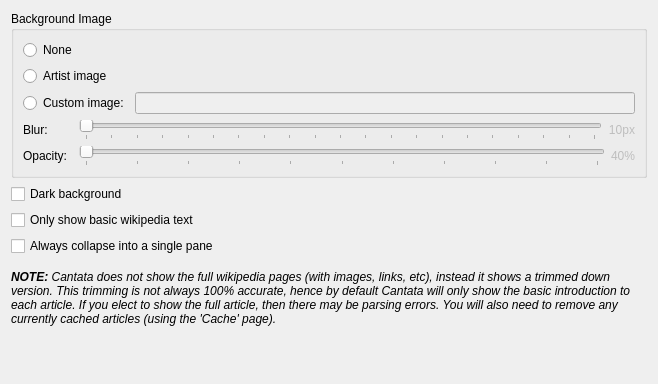
<?xml version="1.0" encoding="UTF-8"?>
<ui version="4.0">
 <class>OtherSettings</class>
 <widget class="QWidget" name="OtherSettings">
  <property name="geometry">
   <rect>
    <x>0</x>
    <y>0</y>
    <width>658</width>
    <height>384</height>
   </rect>
  </property>
  <layout class="QVBoxLayout" name="verticalLayout">
   <item>
    <widget class="QGroupBox" name="groupBox">
     <property name="sizePolicy">
      <sizepolicy hsizetype="MinimumExpanding" vsizetype="Preferred">
       <horstretch>0</horstretch>
       <verstretch>0</verstretch>
      </sizepolicy>
     </property>
     <property name="title">
      <string>Background Image</string>
     </property>
     <layout class="QGridLayout" name="gridLayout">
      <item row="0" column="0" colspan="3">
       <widget class="QRadioButton" name="contextBackdrop_none">
        <property name="text">
         <string>None</string>
        </property>
       </widget>
      </item>
      <item row="1" column="0" colspan="3">
       <widget class="QRadioButton" name="contextBackdrop_artist">
        <property name="text">
         <string>Artist image</string>
        </property>
       </widget>
      </item>
      <item row="2" column="0" colspan="2">
       <widget class="QRadioButton" name="contextBackdrop_custom">
        <property name="text">
         <string>Custom image:</string>
        </property>
       </widget>
      </item>
      <item row="2" column="2">
       <widget class="PathRequester" name="contextBackdropFile">
        <property name="enabled">
         <bool>false</bool>
        </property>
        <property name="sizePolicy">
         <sizepolicy hsizetype="MinimumExpanding" vsizetype="Fixed">
          <horstretch>0</horstretch>
          <verstretch>0</verstretch>
         </sizepolicy>
        </property>
       </widget>
      </item>
      <item row="3" column="0">
       <widget class="QLabel" name="label_4b">
        <property name="text">
         <string>Blur:</string>
        </property>
       </widget>
      </item>
      <item row="3" column="1" colspan="2">
       <layout class="QHBoxLayout" name="contextBackdropBlurLayout">
        <property name="margin">
         <number>0</number>
        </property>
        <item>
         <widget class="QSlider" name="contextBackdropBlur">
          <property name="enabled">
           <bool>false</bool>
          </property>
          <property name="maximum">
           <number>20</number>
          </property>
          <property name="pageStep">
           <number>1</number>
          </property>
          <property name="orientation">
           <enum>Qt::Horizontal</enum>
          </property>
          <property name="tickPosition">
           <enum>QSlider::TicksBelow</enum>
          </property>
          <property name="tickInterval">
           <number>1</number>
          </property>
         </widget>
        </item>
        <item>
         <widget class="QLabel" name="contextBackdropBlurLabel">
          <property name="enabled">
           <bool>false</bool>
          </property>
          <property name="text">
           <string>10px</string>
          </property>
          <property name="alignment">
           <set>Qt::AlignRight|Qt::AlignTrailing|Qt::AlignVCenter</set>
          </property>
         </widget>
        </item>
       </layout>
      </item>
      <item row="4" column="0">
       <widget class="QLabel" name="label_4">
        <property name="text">
         <string>Opacity:</string>
        </property>
       </widget>
      </item>
      <item row="4" column="1" colspan="2">
       <layout class="QHBoxLayout" name="contextBackdropOpacityLayout">
        <property name="margin">
         <number>0</number>
        </property>
        <item>
         <widget class="QSlider" name="contextBackdropOpacity">
          <property name="enabled">
           <bool>false</bool>
          </property>
          <property name="maximum">
           <number>100</number>
          </property>
          <property name="pageStep">
           <number>10</number>
          </property>
          <property name="orientation">
           <enum>Qt::Horizontal</enum>
          </property>
          <property name="tickPosition">
           <enum>QSlider::TicksBelow</enum>
          </property>
          <property name="tickInterval">
           <number>10</number>
          </property>
         </widget>
        </item>
        <item>
         <widget class="QLabel" name="contextBackdropOpacityLabel">
          <property name="enabled">
           <bool>false</bool>
          </property>
          <property name="text">
           <string>40%</string>
          </property>
          <property name="alignment">
           <set>Qt::AlignRight|Qt::AlignTrailing|Qt::AlignVCenter</set>
          </property>
         </widget>
        </item>
       </layout>
      </item>
     </layout>
    </widget>
   </item>
   <item>
    <widget class="QCheckBox" name="contextDarkBackground">
     <property name="text">
      <string>Dark background</string>
     </property>
    </widget>
   </item>
   <item>
    <widget class="QCheckBox" name="wikipediaIntroOnly">
     <property name="text">
      <string>Only show basic wikipedia text</string>
     </property>
    </widget>
   </item>
   <item>
    <widget class="QCheckBox" name="contextAlwaysCollapsed">
     <property name="text">
      <string>Always collapse into a single pane</string>
     </property>
    </widget>
   </item>
   <item>
    <spacer name="verticalSpacer">
     <property name="orientation">
      <enum>Qt::Vertical</enum>
     </property>
     <property name="sizeType">
      <enum>QSizePolicy::Fixed</enum>
     </property>
     <property name="sizeHint" stdset="0">
      <size>
       <width>20</width>
       <height>8</height>
      </size>
     </property>
    </spacer>
   </item>
   <item>
    <widget class="StateLabel" name="wikipediaIntroOnlyNote">
     <property name="sizePolicy">
      <sizepolicy hsizetype="Preferred" vsizetype="Maximum">
       <horstretch>0</horstretch>
       <verstretch>0</verstretch>
      </sizepolicy>
     </property>
     <property name="text">
      <string>&lt;i&gt;&lt;b&gt;NOTE:&lt;/b&gt; Cantata does not show the full wikipedia pages (with images, links, etc), instead it shows a trimmed down version. This trimming is not always 100% accurate, hence by default Cantata will only show the basic introduction to each article. If you elect to show the full article, then there may be parsing errors. You will also need to remove any currently cached articles (using the 'Cache' page).&lt;/i&gt;</string>
     </property>
     <property name="alignment">
      <set>Qt::AlignLeading|Qt::AlignLeft|Qt::AlignTop</set>
     </property>
     <property name="wordWrap">
      <bool>true</bool>
     </property>
    </widget>
   </item>
   <item>
    <spacer name="verticalSpacer_2">
     <property name="orientation">
      <enum>Qt::Vertical</enum>
     </property>
     <property name="sizeType">
      <enum>QSizePolicy::MinimumExpanding</enum>
     </property>
     <property name="sizeHint" stdset="0">
      <size>
       <width>20</width>
       <height>8</height>
      </size>
     </property>
    </spacer>
   </item>
  </layout>
 </widget>
 <customwidgets>
  <customwidget>
   <class>StateLabel</class>
   <extends>QLabel</extends>
   <header>statelabel.h</header>
  </customwidget>
  <customwidget>
   <class>PathRequester</class>
   <extends>QLineEdit</extends>
   <header>pathrequester.h</header>
   <container>1</container>
  </customwidget>
 </customwidgets>
 <resources/>
 <connections>
  <connection>
   <sender>contextBackdrop_custom</sender>
   <signal>toggled(bool)</signal>
   <receiver>contextBackdropFile</receiver>
   <slot>setEnabled(bool)</slot>
   <hints>
    <hint type="sourcelabel">
     <x>80</x>
     <y>90</y>
    </hint>
    <hint type="destinationlabel">
     <x>172</x>
     <y>92</y>
    </hint>
   </hints>
  </connection>
 </connections>
</ui>
